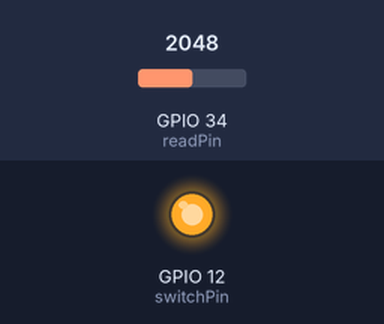
Bench run of a sketch on a simulated ESP32. Parts: output pins drawn as LEDs (lit = HIGH). The test bench sets the inputs (shaded band); at power-on: GPIO 34 (readPin) = 2048. WiFi joins after 1.5 s; servers stay silent unless stated; what the sketch prints to the serial monitor is not drawn. At 31.8 s the program puts the board to deep sleep or switches it off; the recording ends there.

Above: at 0.1 s.
At 30.9 s:
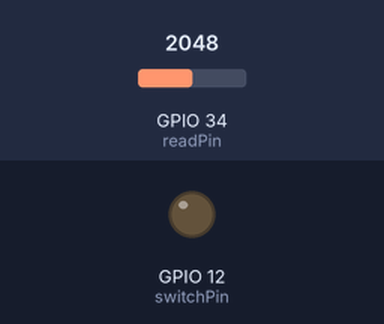
Timing chart, 0 to 31.8 s (numbered marks = the images above):
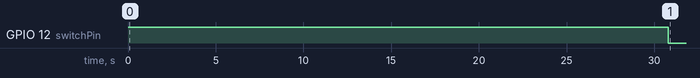

The sketch:

soilMoisture_test.ino
```cpp
#define BLYNK_PRINT Serial

#include <WiFi.h>
#include <WiFiClient.h>
#include <BlynkSimpleEsp32.h>

#define readPin 34
#define switchPin 12
#define uS_TO_S_FACTOR 1000000 /* Conversion factor for micro seconds to seconds */
#define TIME_TO_SLEEP (29*60+30) /* Time ESP32 will go to sleep (in seconds) */
// Use Virtual pin 5 for uptime display
#define PIN_UPTIME V5

// You should get Auth Token in the Blynk App.
// Go to the Project Settings (nut icon).
char auth[] = "YourAuthToken";

// Your WiFi credentials.
// Set password to "" for open networks.
char ssid[] = "YourNetworkName";
char pass[] = "YourPassword";

int value = 0;

void setup() {
  Serial.begin(115200);
  pinMode(switchPin, OUTPUT);
  digitalWrite(switchPin, HIGH);
  delay(9000);
  value = sensorRead();

  Blynk.begin(auth, ssid, pass);

  //Serial.print("Analog input is ");Serial.println(value);
  Blynk.virtualWrite(PIN_UPTIME,  value);
  digitalWrite(switchPin, LOW);
  delay(1000);

  Serial.println(TIME_TO_SLEEP * uS_TO_S_FACTOR);
  esp_sleep_enable_timer_wakeup(TIME_TO_SLEEP * uS_TO_S_FACTOR);
  esp_deep_sleep_start();
  delay(1000);
}

int sensorRead() {
  int dur = 20;
  int val = 0;
  for (int i = 0; i < dur; i += 1) {
    //Serial.println(analogRead(readPin));
    val += analogRead(readPin);
    delay(1000);
  }
  val /= dur;
  return val;
}

void loop() {
}
```

Measured:
- by itself, GPIO 12 (switchPin): LOW → HIGH at 0.00 s, → LOW 30.8 s later
